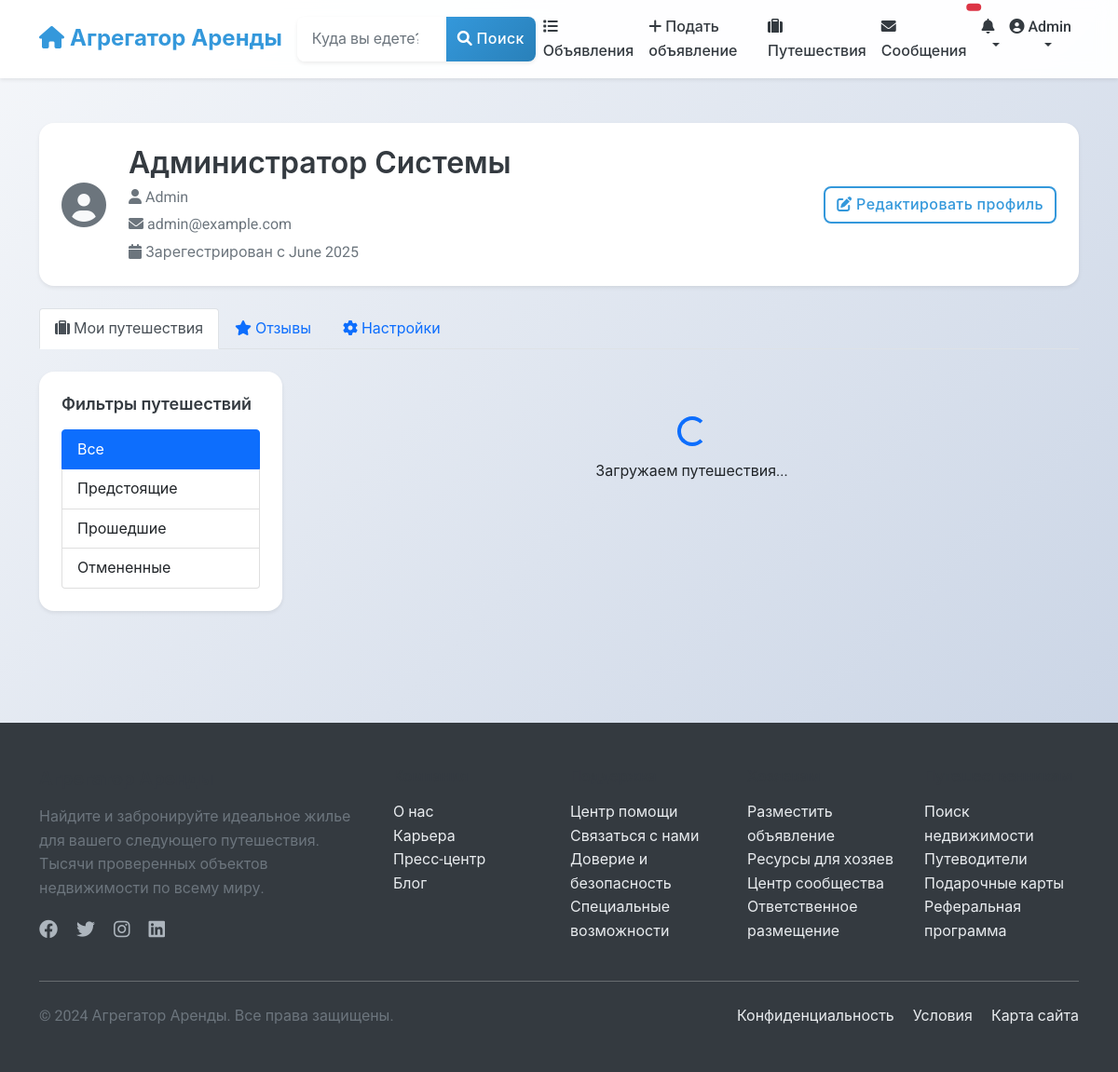
/users/profile/ (signed in), run on an earlier commit of the app's database.
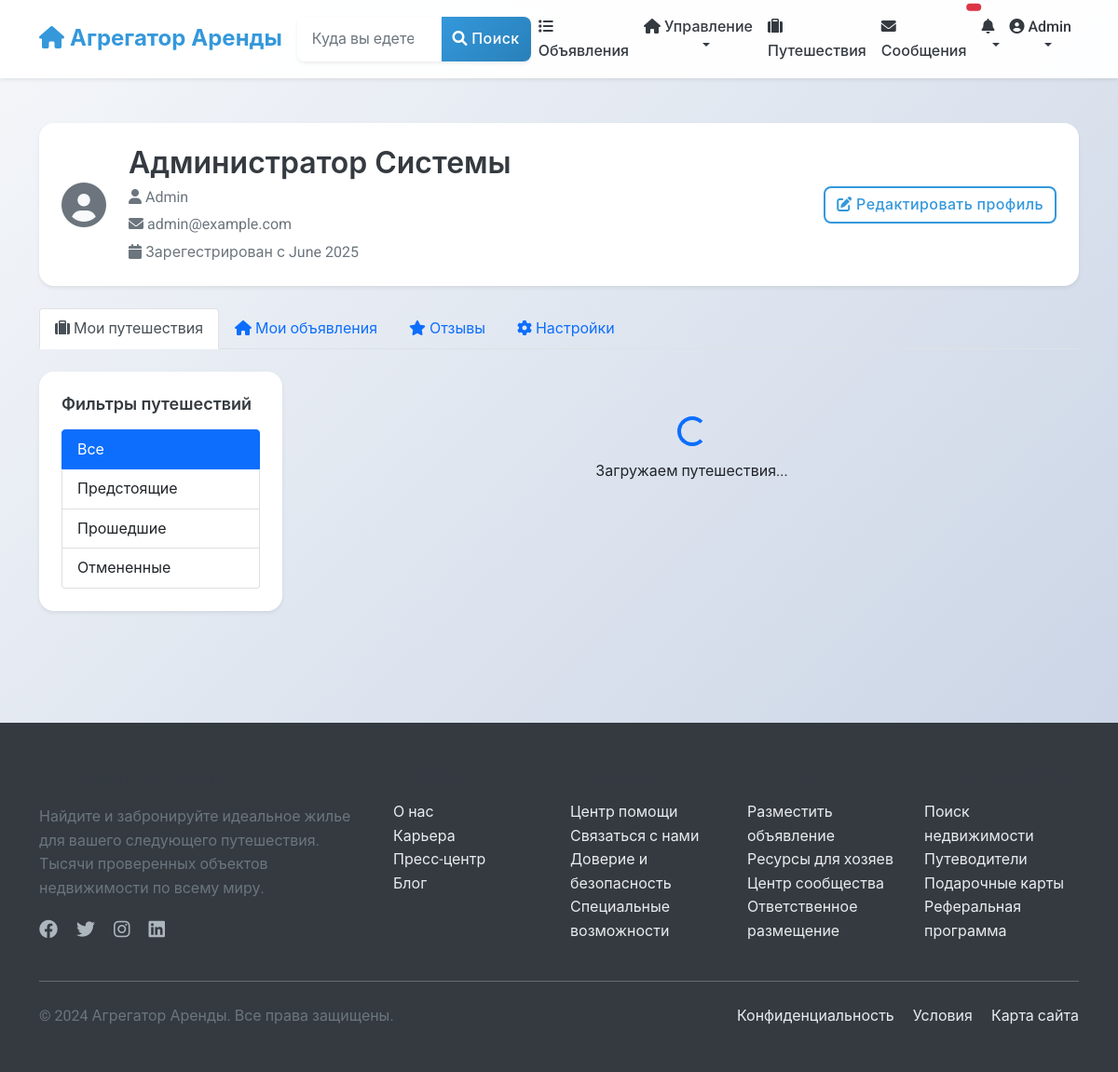
And on a later commit of the database.
### users/views.py (the view)
# urls.py: path('profile/', views.profile_view, name='profile'),
@login_required
def profile_view(request):
    return render(request, 'users/profile.html', {
        'user': request.user,
    })

### notifications/templatetags/notify_tags.py (called while the page is built)
@register.simple_tag(takes_context=True)
def notification_count(context):
    user = context['request'].user
    if user.is_authenticated:
        count = user.notifications.filter(is_read=False).count()
        return count
    return 0

### users/models.py (called while the page is built)
    @property
    def verification_status(self):
        if self.is_id_verified:
            return "ID Verified"
        elif self.is_phone_verified:
            return "Phone Verified"
        return "Unverified"

### users/templates/users/profile.html (shortened to what the changed rows need)
{% extends 'base.html' %}
{% load static %}
{% block content %}
<div class="container py-4">
    <div class="row mb-4">
        <div class="col-12">
            <div class="card shadow-sm">
                <div class="card-body p-4">
                    <div class="d-flex flex-column flex-md-row align-items-center">
                        <div class="flex-grow-1 text-center text-md-start">
                            <div class="d-flex flex-column flex-md-row justify-content-between align-items-md-center">
                                <div>
                                    <h2 class="mb-1">{{ user.get_full_name|default:user.username }}</h2>
                                </div>
                            </div>
                        </div>
                    </div>
                </div>
            </div>
        </div>
    </div>
    <ul class="nav nav-tabs mb-4" id="profileTabs" role="tablist">
        {% if user.is_host %}
        <li class="nav-item" role="presentation">
            <button class="nav-link" id="listings-tab" data-bs-toggle="tab" data-bs-target="#listings"
                    type="button" role="tab" aria-controls="listings" aria-selected="false">
                <i class="fas fa-home"></i> Мои объявления
            </button>
        </li>
        {% endif %}
    </ul>
</div>
{% endblock %}

### templates/includes/navbar.html (shortened to what the changed rows need)
<nav class="navbar navbar-expand-lg navbar-light bg-white shadow-sm">
    <div class="container">
        <div class="collapse navbar-collapse" id="navbarSupportedContent">
            <ul class="navbar-nav ms-auto mb-2 mb-lg-0">
                {% if user.is_authenticated %}
                    {% if user.is_host %}
                    <li class="nav-item dropdown">
                        <a class="nav-link dropdown-toggle" href="#" id="hostDropdown" role="button"
                           data-bs-toggle="dropdown" aria-expanded="false">
                            <i class="fas fa-home"></i> Управление
                        </a>
                    </li>
                    {% else %}
                    <li class="nav-item">
                        <a class="nav-link" href="{% url 'listings:listing_create' %}">
                            <i class="fas fa-plus"></i> Подать объявление
                        </a>
                    </li>
                    {% endif %}
                                {% load notify_tags %}
                {% endif %}
            </ul>
        </div>
    </div>
</nav>

What changed in the data, as far as the page shows it:
changed User "Администратор Системы": is_host False → True (drawn)
Also different on the page:
text no longer shown: "Подать объявление"
text now shown: "Управление Мои объявления"
